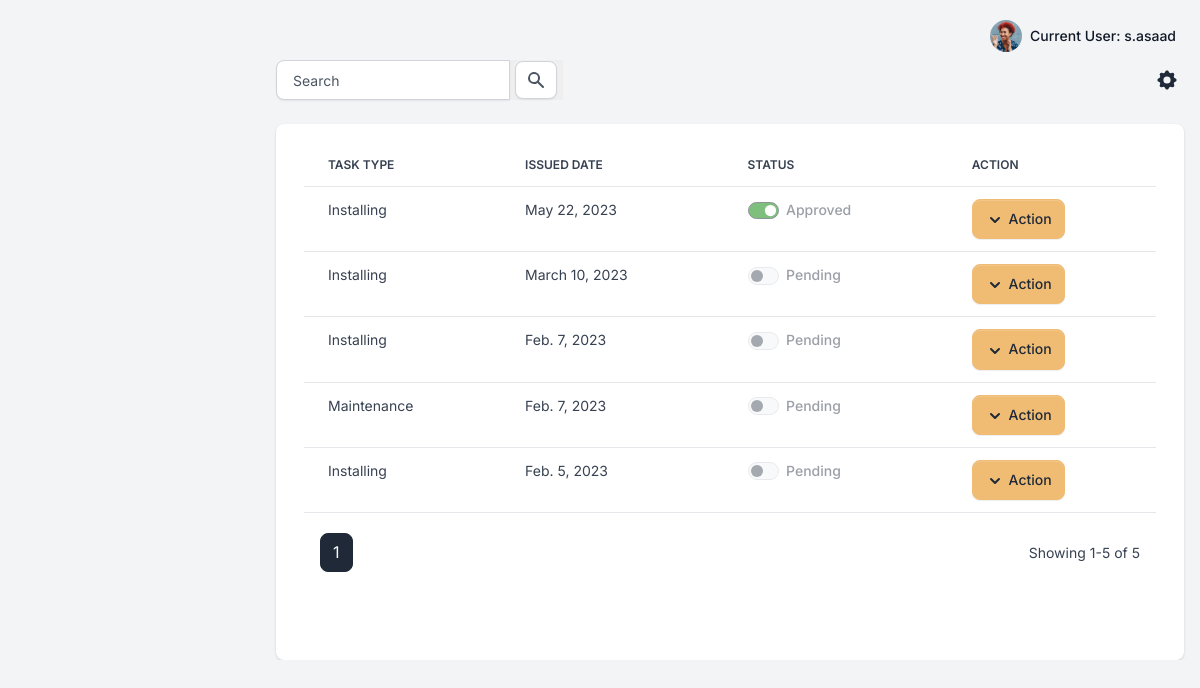
/reports/list (signed in), run on the app's committed database.
### apps/reports/models.py (models this page shows, shortened)
class Report(Model):
    STATUS_CHOICES= (
    ('Pending', 'Pending'),
    ('Approved', 'Approved'),
    )
    id=AutoField(primary_key=True,editable=False)
    owner = ForeignKey(Employee,on_delete=SET_NULL,null=True)
    task_type=ForeignKey(Task_type,on_delete=SET_NULL,null=True)
    created_at=DateTimeField(auto_now_add=True)
    status=CharField(max_length=50,choices=STATUS_CHOICES,default='Pending')
    description=TextField(null=True)

class Task_type(Model):
    id=AutoField(primary_key=True,editable=False)
    job_title=ForeignKey(Job_title,on_delete=CASCADE,null=True)
    type = CharField(max_length=50,null=True)
    def __str__(self):
        return self.type

### apps/reports/views.py (the view)
# urls.py: path('list',views.ReportListView.as_view(),name='list'),
class ReportListView(LoginRequiredMixin, View):
    template_name = 'reports/report_list.html'
    paginate_by = 10
    def get(self, request):
        department = Department.objects.all().values_list('department', flat=True)
        strval = request.GET.get("search", False)
        if request.user.is_authenticated:
            if strval:
                query = Q(description__icontains=strval)
                query.add(Q(owner__user__first_name__icontains=strval), Q.OR)
                query.add(Q(owner__user__last_name__icontains=strval), Q.OR)
                query.add(Q(task_type__type__icontains=strval), Q.OR)
                query.add(Q(owner__user=self.request.user), Q.AND)
                report_list = Report.objects.filter(query).select_related().order_by('-created_at')
            else:
                report_list = Report.objects.filter(owner__user=self.request.user).order_by('-created_at')
            paginator = Paginator(report_list, self.paginate_by)
            page_number = request.GET.get('page')
            page_obj = paginator.get_page(page_number)
            context = {
                'page_obj':page_obj,
                'search': strval,
            }
            return render(request, self.template_name, context)

### apps/context_processors.py (called while the page is built)
def cfg_assets_root(request):
    return { 'ASSETS_ROOT' : settings.ASSETS_ROOT }

### apps/reports/models.py (called while the page is built)
    @property
    def fullname(self):
        return self.user.first_name +" "+self.user.last_name

### apps/templates/reports/report_list.html (shortened to what this page needs)
{% extends "layouts/base.html" %}
{% block content %}
{% load humanize %}
  <div class="table-settings mb-4">
      <div class="row align-items-center justify-content-between">
          <div class="col col-md-6 col-lg-3 col-xl-4">
            <form>
            <div class="input-group">
                <input type="text" class="form-control"  placeholder="Search"  name="search"  {% if search %} value="{{ search }}" {% endif %}>
                <button type="submit" style="border: none;">
                <span class="input-group-text" id="basic-addon2">
                    <svg class="icon icon-xs text-gray-600" fill="currentColor" viewBox="0 0 20 20" xmlns="http://www.w3.org/2000/svg"><path fill-rule="evenodd" d="M8 4a4 4 0 100 8 4 4 0 000-8zM2 8a6 6 0 1110.89 3.476l4.817 4.817a1 1 0 01-1.414 1.414l-4.816-4.816A6 6 0 012 8z" clip-rule="evenodd"></path></svg>
                </span>
                </button>
            </div>
        </form>
          </div>
          <div class="col-4 col-md-2 col-xl-1 ps-md-0 text-end">
              <div class="dropdown">
                  <button class="btn btn-link text-dark dropdown-toggle dropdown-toggle-split m-0 p-1" data-bs-toggle="dropdown" aria-haspopup="true" aria-expanded="false">
                  </button>
              </div>
          </div>
      </div>
  </div>
  <div class="card card-body border-0 shadow table-wrapper table-responsive">
    <div class="container-fluid">
        <div class="row mb-5">
      <table class="table table-hover">
          <thead>
              <tr>
                  <th class="border-gray-200">Task Type</th>
                  <th class="border-gray-200">Issued Date</th>
                  <th class="border-gray-200">Status</th>
                  <th class="border-gray-200">Action</th>
              </tr>
          </thead>
          <tbody>
              {% if page_obj%}
              {% for report in page_obj %}
                        <tr>
                            <td><span class="fw-normal">{{report.task_type}}</span></td>
                            <td><span class="fw-normal">{{report.created_at|naturalday}}</span></td>
                            <td>
                                <span class="form-check form-switch">
                                    {% if report.status == 'Approved' %}
                                    <input class="form-check-input" type="checkbox" id="flexSwitchCheckChecked"  checked style="background-color: green;"  disabled>
                                    <label class="form-check-label" for="flexSwitchCheckChecked">Approved</label>
                                    {% else %}
                                    <input class="form-check-input" type="checkbox" id="flexSwitchCheckChecked" disabled>
                                    <label class="form-check-label" for="flexSwitchCheckChecked">Pending</label>
                                    {% endif %}
                                </span>
                            </td>
                            <td>
                                <div class="btn-group">
                                    <button type="button" class="btn btn-secondary dropdown-toggle dropdown-toggle-split" id="dropdownMenuReference" data-bs-toggle="dropdown" aria-expanded="false" data-bs-reference="parent">
                                        <svg class="icon icon-xs" fill="currentColor" viewBox="0 0 20 20" xmlns="http://www.w3.org/2000/svg"><path fill-rule="evenodd" d="M5.293 7.293a1 1 0 011.414 0L10 10.586l3.293-3.293a1 1 0 111.414 1.414l-4 4a1 1 0 01-1.414 0l-4-4a1 1 0 010-1.414z" clip-rule="evenodd"></path></svg>
                                        <span class="">Action</span>
                                    </button>
                                </div>
                            </td>
                        </tr>
                {% endfor %}
              {% endif %}
          </tbody>
      </table>
      <div class="card-footer px-3 border-0 d-flex flex-column flex-lg-row align-items-center justify-content-between">
          <nav aria-label="Page navigation example">
              <ul class="pagination mb-0">
                {% if page_obj %}
                        {% for page_number in page_obj.paginator.page_range %}
                            {% if page_number == page_obj.paginator.ELLIPSIS %}
                                {{page_number}}
                            {% else %}
                                <li {% if page_number == page_obj.number %} class="page-item active" {% else %} class="page-item" {% endif %}>
                                <a class="page-link" href="?page={{ page_number }}">{{page_number}}</a>
                                </li>
                            {% endif %}
                        {% endfor %}
                  {% endif %}
              </ul>
          </nav>
          <div class="fw-normal small mt-4 mt-lg-0">Showing {{ page_obj.start_index }}-{{ page_obj.end_index }} of {{ page_obj.paginator.count }}</div>
      </div>
    </div>
</div>
  </div>
{% endblock content %}

### apps/templates/includes/navigation.html (shortened to what this page needs)
<nav class="navbar navbar-top navbar-expand navbar-dashboard navbar-dark ps-0 pe-2 pb-0" >
              <div class="container-fluid px-0">
                <div class="d-flex justify-content-between w-100" id="navbarSupportedContent">
                  <ul class="navbar-nav align-items-center">
                    <li class="nav-item dropdown ms-lg-3">
                      <a class="nav-link dropdown-toggle pt-1 px-0" href="#" role="button" data-bs-toggle="dropdown" aria-expanded="false">
                        <div class="media d-flex align-items-center">
                          <img class="avatar rounded-circle" alt="Image placeholder" src="{{ ASSETS_ROOT }}/img/team/profile-picture-3.jpg">
                          <div class="media-body ms-2 text-dark align-items-center d-none d-lg-block">
                            <span class="mb-0 font-small fw-bold text-gray-900">
                              Current User: <strong>{{ request.user.username }}</strong>
                            </span>
                          </div>
                        </div>
                      </a>
                    </li>
                  </ul>
                </div>
              </div>
            </nav>

### data on the page
Report: task_type "Installing", created_at "May 22, 2023"
Report: task_type "Installing", created_at "March 10, 2023"
Report: task_type "Installing", created_at "Feb. 7, 2023"
Report: task_type "Maintenance", created_at "Feb. 7, 2023"
Report: task_type "Installing", created_at "Feb. 5, 2023"

### other printed values
{{ request.user.username }} "s.asaad"
{{ page_number }} "1"
{{ page_obj.start_index }} "1"
{{ page_obj.end_index }} "5"
{{ page_obj.paginator.count }} "5"
